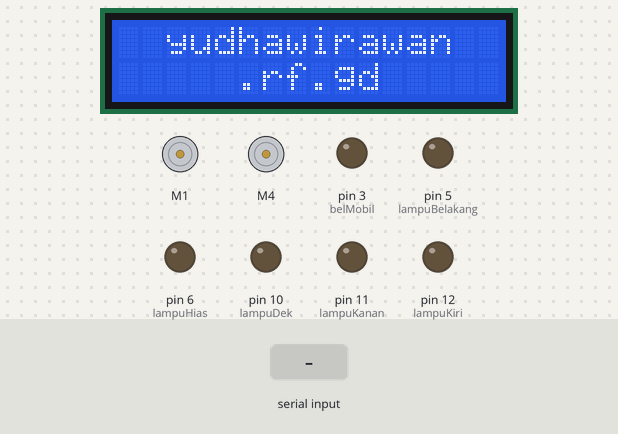
Bench run of a sketch on a simulated Arduino Uno, built with avr-gcc and run on an emulated ATmega328P. Parts: 2 × DC motor (green arrow = forward, orange = backward, longer = faster), 16×2 character LCD, output pins drawn as LEDs (lit = HIGH). Inputs (shaded band) come from the test bench.

Above: at 10.3 s.
13.5 s: "A" received over Serial
At 14.7 s:
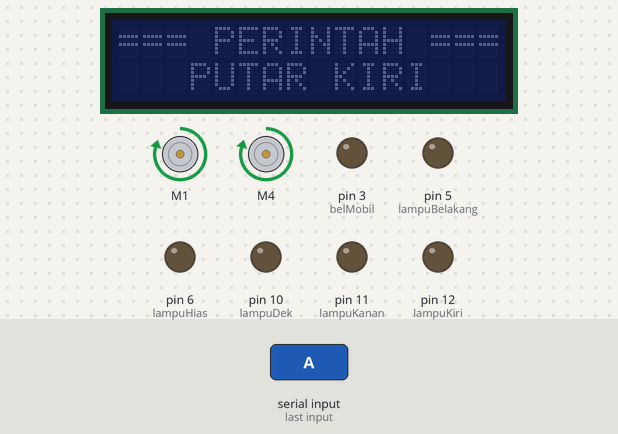
15.0 s: "D" received over Serial
At 15.8 s:
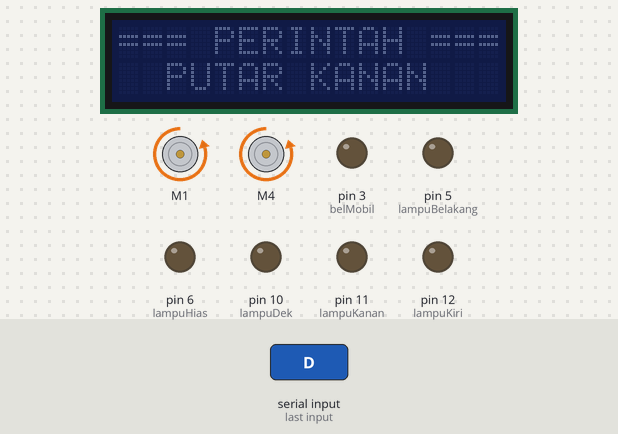
16.5 s: "W" received over Serial
At 16.9 s:
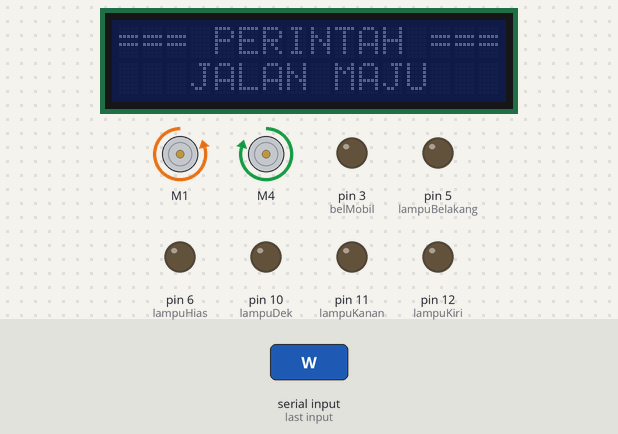
18.0 s: "S" received over Serial
At 19.2 s:
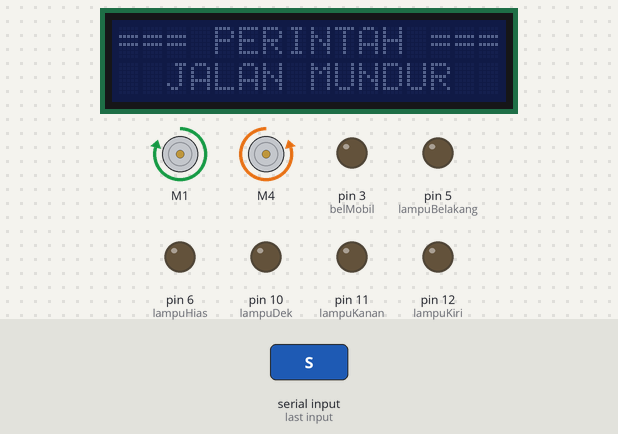
19.5 s: "F" received over Serial
At 20.4 s:
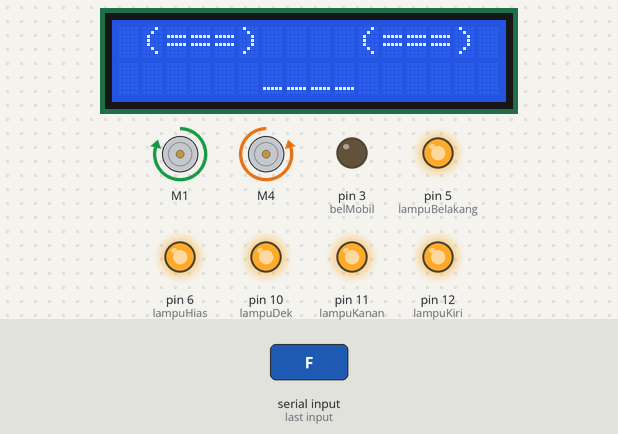
21.0 s: "G" received over Serial
At 21.5 s:
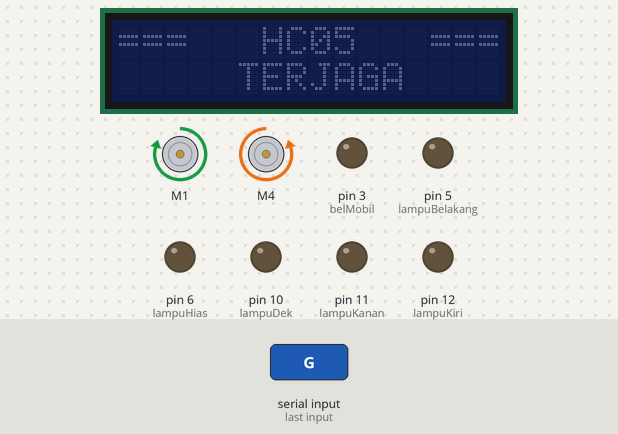
Timing chart, 0 to 23.5 s (numbered marks = the images above; inputs shaded):
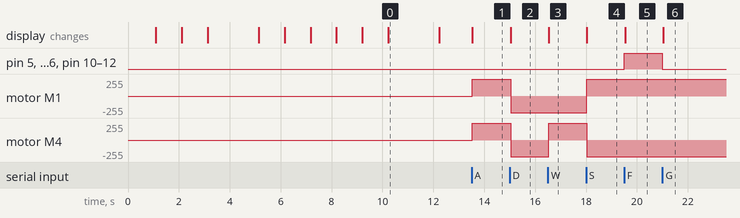

The sketch:

HC-05_Car.ino
```cpp
// Created by Gus Yudha

#include <AFMotor.h>
#include <LiquidCrystal_I2C.h>

LiquidCrystal_I2C lcd(0x27,16,2);

AF_DCMotor rodaKiri(1);
AF_DCMotor rodaKanan(4);

const int belMobil = 3;
const int lampuBelakang = 5;
const int lampuHias = 6;
const int lampuDek = 10;
const int lampuKanan = 11;
const int lampuKiri = 12;
char tangkapanBluetooth='S';
int kecepatanMobil = 250; // default kecepatan awal


void belokKiri() {
    rodaKiri.run(FORWARD);
    rodaKanan.run(FORWARD);
}
void belokKanan() {
    rodaKiri.run(BACKWARD);
    rodaKanan.run(BACKWARD);
}
void jalanMaju() {
    rodaKiri.run(BACKWARD);
    rodaKanan.run(FORWARD);
}
void jalanMundur() {
    rodaKiri.run(FORWARD);
    rodaKanan.run(BACKWARD);
}
void berhenti() {
    rodaKiri.run(RELEASE);
    rodaKanan.run(RELEASE);
}
void nyalahLampu() {
  digitalWrite ( lampuKanan, HIGH );
  digitalWrite ( lampuKiri, HIGH );
  digitalWrite ( lampuDek, HIGH );
  digitalWrite ( lampuHias, HIGH );
  digitalWrite ( lampuBelakang, HIGH );
}
void matikanLampu() {
  digitalWrite ( lampuKanan, LOW );
  digitalWrite ( lampuKiri, LOW );
  digitalWrite ( lampuDek, LOW );
  digitalWrite ( lampuBelakang, LOW );
  digitalWrite ( lampuHias, LOW );
}
void tambahKecepatan() {
    if ( kecepatanMobil > 250) {
        kecepatanMobil = 250;
        rodaKiri.setSpeed(kecepatanMobil);
        rodaKanan.setSpeed(kecepatanMobil);
    } else {
        kecepatanMobil = kecepatanMobil + 5;
        rodaKiri.setSpeed(kecepatanMobil);
        rodaKanan.setSpeed(kecepatanMobil);
    }
}
void kurangiKecepatan() {
    if ( kecepatanMobil < 50) {
        kecepatanMobil = 50;
        rodaKiri.setSpeed(kecepatanMobil);
        rodaKanan.setSpeed(kecepatanMobil);
    } else {
        kecepatanMobil = kecepatanMobil - 5;
        rodaKiri.setSpeed(kecepatanMobil);
        rodaKanan.setSpeed(kecepatanMobil);
    }
}
void ngebelAktif() {
  digitalWrite ( belMobil, HIGH );
}
void ngebelNonAktif() {
  digitalWrite ( belMobil, LOW );
}
void labelPesan(){
    lcd.setCursor(0,0);
    lcd.print("HALO YANG DISANA");
    delay ( 1000 );
    lcd.setCursor(0,1);
    lcd.print("SAYA ADALAH HC05");
    delay ( 1000 );
    lcd.setCursor(0,0);
    lcd.print("DICIPTAKAN OLEH:");
    delay ( 1000 );
    lcd.setCursor(0,1);
    lcd.print(" YUDHA  WIRAWAN ");
    delay ( 2000 );
    lcd.setCursor(0,0);
    lcd.print(" KONTAK PERSON: ");
    delay ( 1000 );
    lcd.setCursor(0,1);
    lcd.print("= 082144573238 =");
    delay ( 1000 );
    lcd.setCursor(0,0);
    lcd.print("  KUNJUNGILAH!  ");
    delay ( 1000 );
    lcd.setCursor(0,1);
    lcd.print("OFFICIAL WEBSITE");
    delay ( 1000 );
    lcd.setCursor(0,0);
    lcd.print("  yudhawirawan  ");
    delay ( 1000 );
    lcd.setCursor(0,1);
    lcd.print("     .rf.gd     ");
    delay ( 2000 );
    lcd.clear();
}

void setup()
{

    Serial.begin(9600);
    rodaKiri.setSpeed(kecepatanMobil);
    rodaKanan.setSpeed(kecepatanMobil);

    lcd.init();
    lcd.backlight();

    labelPesan();
    pinMode( lampuKanan, OUTPUT );
    pinMode( lampuKiri, OUTPUT );
    pinMode( lampuDek, OUTPUT );
    pinMode( lampuHias, OUTPUT );
    pinMode( lampuBelakang, OUTPUT );
    pinMode( belMobil, OUTPUT );
    berhenti();
}


void loop() {

    tangkapanBluetooth=Serial.read();
    if(tangkapanBluetooth=='A') {
        lcd.noBacklight();
        lcd.setCursor(0,0);
        lcd.print("=== PERINTAH ===");
        lcd.setCursor(0,1);
        lcd.print("   PUTAR KIRI   ");
        belokKiri();
    }
    if(tangkapanBluetooth=='D') {
        lcd.noBacklight();
        lcd.setCursor(0,0);
        lcd.print("=== PERINTAH ===");
        lcd.setCursor(0,1);
        lcd.print("  PUTAR KANAN  ");
        belokKanan();
    }
    if(tangkapanBluetooth=='W') {
        lcd.noBacklight();
        lcd.setCursor(0,0);
        lcd.print("=== PERINTAH ===");
        lcd.setCursor(0,1);
        lcd.print("   JALAN MAJU   ");
        jalanMaju();
    }
    if(tangkapanBluetooth=='S') {
        lcd.noBacklight();
        lcd.setCursor(0,0);
        lcd.print("=== PERINTAH ===");
        lcd.setCursor(0,1);
        lcd.print("  JALAN MUNDUR  ");
        jalanMundur();
    }
    if(tangkapanBluetooth=='B') {
        berhenti();
    }
    if (tangkapanBluetooth=='P') {
        nyalahLampu();
        delay(500);
        matikanLampu();
        delay(500);
        nyalahLampu;
        tambahKecepatan();
    }
    if (tangkapanBluetooth=='M') {
        nyalahLampu();
        delay(500);
        matikanLampu();
        delay(500);
        nyalahLampu;
        tambahKecepatan();
        kurangiKecepatan();
    }
    if (tangkapanBluetooth=='F'){
        nyalahLampu();
        lcd.backlight();
        lcd.setCursor(0,0);
        lcd.print(" (===)    (===) ");
        lcd.setCursor(0,1);
        lcd.print("      ____      ");
    }
    if (tangkapanBluetooth=='G'){
        matikanLampu();
        lcd.noBacklight();
        lcd.setCursor(0,0);
        lcd.print("===   HC05   ===");
        lcd.setCursor(0,1);
        lcd.print("     TERJAGA    ");
    }
    if (tangkapanBluetooth=='H'){
        ngebelAktif();
    }
    if (tangkapanBluetooth=='J'){
        ngebelNonAktif();
    }
}
```

Measured:
- after the input at 13.5 s, motor M1, motor M4: stopped → forward 250/255 at once; the display: changes at once (image 1)
- after the input at 15.0 s, motor M1, motor M4: forward 250/255 → backward 250/255 at once; the display: changes at once (image 2)
- after the input at 16.5 s, motor M4: backward 250/255 → forward 250/255 at once; the display: changes at once (image 3)
- after the input at 18.0 s, motor M1: backward 250/255 → forward 250/255 at once; motor M4: forward 250/255 → backward 250/255 at once; the display: changes at once (image 4)
- after the input at 19.5 s, pin 5 (lampuBelakang), pin 6 (lampuHias), pin 10 (lampuDek), pin 11 (lampuKanan), pin 12 (lampuKiri): LOW → HIGH at once; the display: changes at once (image 5)
- after the input at 21.0 s, pin 5 (lampuBelakang), pin 6 (lampuHias), pin 10 (lampuDek), pin 11 (lampuKanan), pin 12 (lampuKiri): HIGH → LOW at once; the display: changes at once (image 6)
- what the display in image 0 shows lasts 2.0 s, from 10.2 s to 12.2 s
